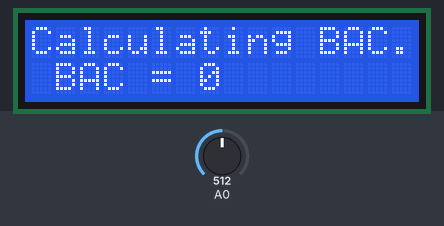
Bench run of a sketch on a simulated Arduino Uno, built with avr-gcc and run on an emulated ATmega328P. On the bench: 16×2 character LCD. Inputs (shaded band) come from the test bench; at power-on: A0 = 512.

Above: at 1.2 s.
1.3 s: A0 set to 745
At 2.5 s:
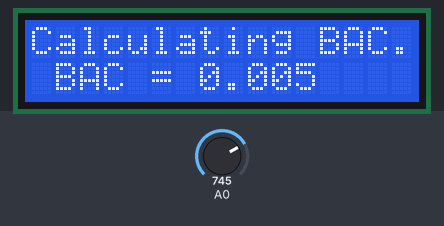
2.8 s: A0 set to 810
At 3.5 s:
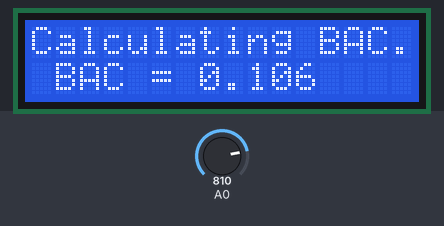
4.3 s: A0 set to 790
At 4.6 s:
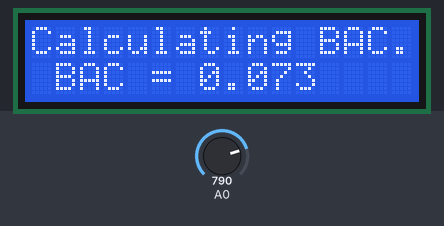
Timing chart, 0 to 7.3 s (numbered marks = the images above; inputs shaded):
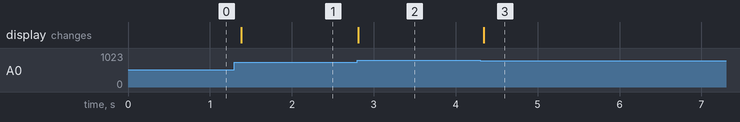

The sketch:

FCJSYWYI8OH3J07.ino
```cpp
#include <LiquidCrystal.h>
unsigned int val = 0; //breathalyzer value
unsigned char PIN = 0;
int intNumber = 1023; //max value
LiquidCrystal lcd(8,9,4,5,6,7);

void setup() {
  // put your setup code here, to run once:
lcd.begin(16,2);
lcd.print("Calculating BAC...");

}

void loop() {
  // main program
  int delayTime = 100; //delay

val=analogRead(A0);
if(val<=735){
lcd.setCursor(1, 2);
lcd.print("BAC = 0");
delay(delayTime);
}

else if(val>735 && val < 800){
float bac=val*.0015 - 1.1125;
  lcd.setCursor(1, 2);
lcd.print("BAC = ");
lcd.print(bac,3);
delay(delayTime);
}

else if(val>800){
float bac=val*0.0053-4.1867;
  lcd.setCursor(1, 2);
lcd.print("BAC = ");
lcd.print(bac,3);
delay(delayTime);
}
}
```

Measured:
- after the input at 1.3 s, the display: changes after 0.08 s (image 1)
- after the input at 2.8 s, the display: changes at once (image 2)
- after the input at 4.3 s, the display: changes at once (image 3)
